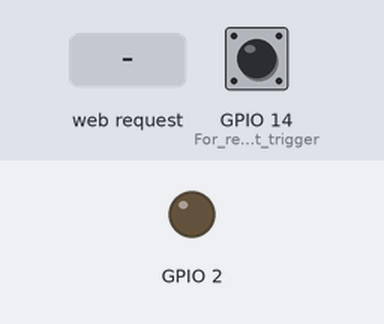
Recording of a program running on a simulated ESP32. On the bench: output pins drawn as LEDs (lit = HIGH). Inputs (shaded band) come from the test bench; at power-on: GPIO 14 (For_reset_trigger) LOW. WiFi joins after 1.5 s; servers stay silent unless stated; what the program prints to the serial monitor is not drawn.

Above: at 10.7 s.
10.8 s: HTTP request GET /led/on received
At 11.4 s:
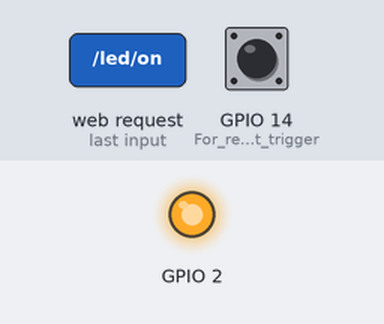
12.3 s: HTTP request GET /led/off received
At 12.6 s:
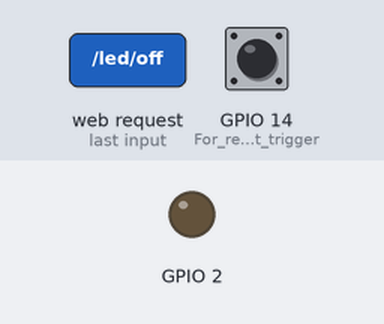
Timing chart, 0 to 15.3 s (numbered marks = the images above; inputs shaded):
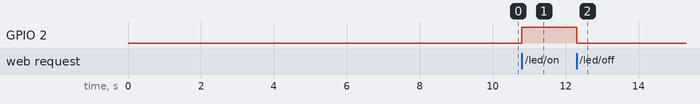

The program:

main.cpp
```cpp
#include <WiFi.h>
#include <WebServer.h>
#include <DNSServer.h>
#include <WiFiManager.h>  // WiFiManager library

const byte DNS_PORT = 53;
DNSServer dnsServer;
WebServer server(80);

bool ledState = false;

unsigned long buttonPressStart = 0;
bool resetInProgress = false;

// Function declarations
void handleRoot();
void turnLedOn();
void turnLedOff();
void checkWifiResetButton();

void setup() {
  Serial.begin(115200);

  pinMode(2, OUTPUT);
  digitalWrite(2, LOW); // LED off (active LOW)

  pinMode(14, INPUT); // For reset trigger

  WiFiManager wm;

  // Reset WiFi if pin 14 is HIGH
  unsigned long startTime = millis();
  while (millis() - startTime < 8000) {
    checkWifiResetButton();
    delay(100);  // Poll every 100ms
  }


  // Start configuration portal if no known WiFi is found
  if (!wm.autoConnect("ESP32-LED-Control", "12345678")) {
    Serial.println("Failed to connect. Restarting...");
    delay(3000);
    ESP.restart();
  }

  Serial.println("Connected to WiFi!");
  Serial.print("IP Address: ");
  Serial.println(WiFi.localIP());

  // DNS redirect to self (captive portal trick)
  dnsServer.start(DNS_PORT, "*", WiFi.localIP());

  // Set up web routes and captive portal paths
  server.on("/", handleRoot);
  server.on("/led/on", HTTP_GET, turnLedOn);
  server.on("/led/off", HTTP_GET, turnLedOff);
  server.on("/generate_204", handleRoot); // Android
  server.on("/fwlink", handleRoot);       // Windows
  server.on("/hotspot-detect.html", handleRoot); // Apple
  server.onNotFound(handleRoot); // Catch all unknown paths
  server.on("/reset", []() {
    server.send(200, "text/html", "<h3>WiFi credentials erased.<br>Rebooting...</h3>");
    delay(1000);                       // Let message reach the client
    WiFi.disconnect(true, true);      // Erase and disconnect fully
    delay(1000);                      // Allow time to settle
    ESP.restart();                    // Restart to trigger AP mode
  });
  server.begin();
  Serial.println("Web server started");
}

void loop() {
  server.handleClient();
  checkWifiResetButton(); // One-time call — works only if pin is HIGH at that moment

}

void handleRoot() {
  String html = "<html><head><style>";
  html += "button { padding: 10px 20px; font-size: 16px; margin: 10px; border: none; }";
  html += ".green { background-color: green; color: white; }";
  html += ".red { background-color: red; color: white; }";
  html += ".white { background-color: white; color: black; border: 1px solid #ccc; }";
  html += "</style></head><body>";
  html += "<h1>ESP32 LED Control</h1>";
  html += "<p><a href=\"/reset\"><button class=\"blue\">Reset WiFi Settings</button></a></p>";

  if (ledState) {
    html += "<p><a href=\"/led/on\"><button class=\"green\">Turn LED On</button></a></p>";
    html += "<p><a href=\"/led/off\"><button class=\"white\">Turn LED Off</button></a></p>";
  } else {
    html += "<p><a href=\"/led/on\"><button class=\"white\">Turn LED On</button></a></p>";
    html += "<p><a href=\"/led/off\"><button class=\"red\">Turn LED Off</button></a></p>";
  }

  html += "</body></html>";
  server.send(200, "text/html", html);
}

void turnLedOn() {
  digitalWrite(2, HIGH); // ON (active LOW)
  ledState = true;
  server.sendHeader("Location", "/");
  server.send(303);
}

void turnLedOff() {
  digitalWrite(2, LOW); // OFF
  ledState = false;
  server.sendHeader("Location", "/");
  server.send(303);
}
void checkWifiResetButton() {
  static unsigned long buttonPressStart = 0;
  static bool resetInProgress = false;

  if (digitalRead(14) == HIGH) {
    if (!resetInProgress) {
      buttonPressStart = millis();
      resetInProgress = true;
    } else if (millis() - buttonPressStart >= 8000) {
      Serial.println("GPIO 14 held HIGH for 8s. Resetting WiFi...");
      WiFi.disconnect(true, true);  // Fully clear and disconnect
      delay(500);
      ESP.restart();
    }
  } else {
    resetInProgress = false;
  }
}
```

Measured:
- after the input at 10.8 s, GPIO 2: LOW → HIGH at once
- after the input at 12.3 s, GPIO 2: HIGH → LOW at once
